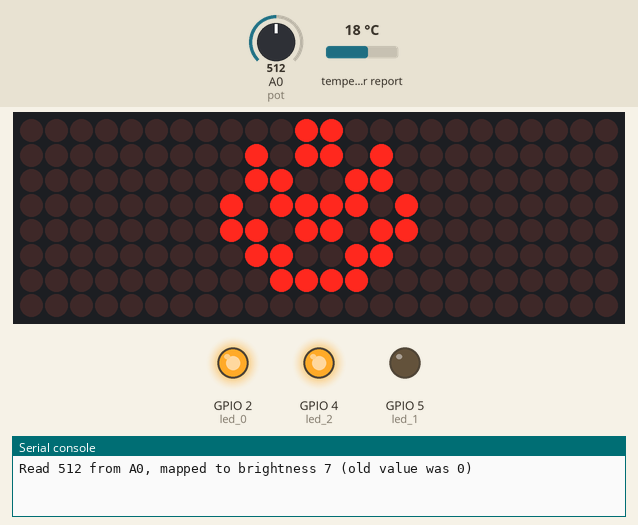
This program was run on a simulated ESP8266 board running MicroPython. Parts: 24×8 LED matrix, output pins drawn as LEDs (lit = HIGH, except the on-board LED, lit = LOW), the last lines printed to the serial console. The test bench sets the inputs (shaded band); at power-on: A0 (pot) = 512, temperature in the web weather report 18 °C (analog values on the 0–1023 scale). WiFi joins after 1.5 s; the clock reads 2024-03-15 10:24:30 at power-on unless the program sets it; requests to the public web service named in the program get a made-up reply in its usual format after 0.4 s (London, UTC, broken clouds, 64 % humidity, 1013 hPa unless stated); library files of the repository ran but are not shown: max7219.py, secrets.py; pins used as bus, display or sensor lines are not drawn.

Above: at 0.1 s.
At 3.2 s:
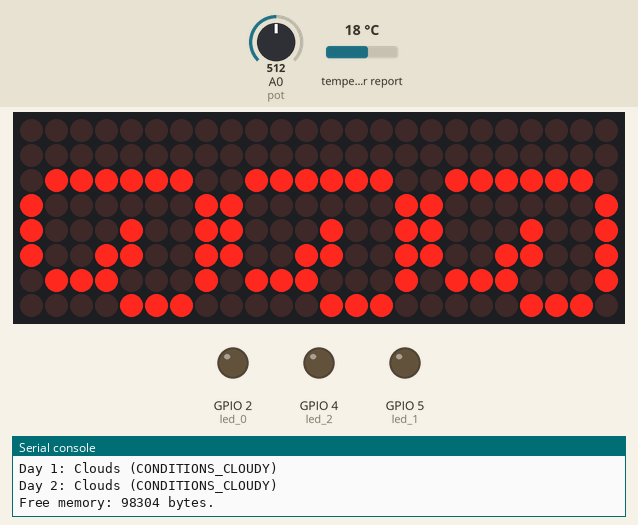
3.3 s: A0 (pot) set to 716
4.9 s: A0 (pot) set to 900
6.4 s: A0 (pot) set to 1023
At 32.61 s:
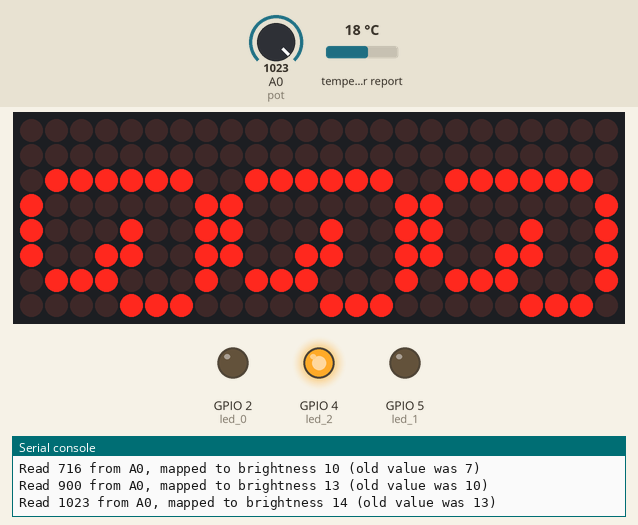
Timing chart, 0 to 34.1 s (numbered marks = the images above; inputs shaded):
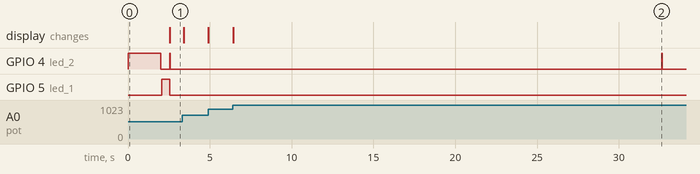

The program:

main.py
```python
# -*- coding: utf-8 -*-
#
# main.py
#
from machine import Pin, Signal, SPI, reset, ADC
from utime import sleep, ticks_ms, localtime
from max7219 import Matrix8x8
from network import WLAN, STA_IF
from ntptime import settime
import secrets
import symbols
import urequests as requests
import gc

# #############################################################################
# ### Configuration
# #############################################################################
#
# This is fairly static and does not need to be changed when deploying.
#

# How often to check for weather updates (milliseconds)
QUERY_DELAY   = 1800000 # 30 minutes

# How often to blink the LED (milliseconds)
BLINK_DELAY   =   30000 # 30 seconds

# How many failed attempts to fetch weather before displaying an error
FAILURE_THRESHOLD = 5

# Definitions
NUM_MATRICES  = 3  # How many 8x8 matrices are connected
CS_PIN        = 15 # GPIO 15 = D8 = CS
LED_0_PIN     = 2  # GPIO  2 = internal LED of the ESP8266
LED_1_PIN     = 5  # GPIO  5 = D1
LED_2_PIN     = 4  # GPIO  4 = D2
INSERTION_PIN = 0  # GPIO  0 = D3
SPI_BAUDRATE  = 10000000 # 10Mhz baudrate (default is 80Mhz)

# #############################################################################
# #############################################################################
# #############################################################################

# Fn: remap()
def remap(value, out_min=0.0, out_max=1.0, in_min=0.0, in_max=1024.0):
    """
    Maps a value from a given range (default 0-1024) to a new
    range (default 0.0 - 1.0). Works with int and float values.

    :param value:    The value to remap
    :param out_min:  The lower end of the output range
    :param out_max:  The upper end of the output range
    :param in_min:   The lower end of the input range
    :param in_max:   The upper end of the output range

    :return: The remapped value
    """
    return float(min(out_max, max(out_min, (float(value) - in_min) * (out_max - out_min) / (in_max - in_min) + out_min)))

# Fn: set_matrix_brightness()
def set_matrix_brightness(pot, display, old_brightness_value, min_brightness=0, max_brightness=15):
    """
    Fetches the daily weather forecast for a given
    location from OpenWeatherMap.

    :param pot:                  The trim potentiometer object to read the analog value from
    :param display:              The LED matrix display object to set the brightness on
    :param old_brightness_value: The previous brightness value
    :param min_brightness:       The minimum brightness supported by the LED matrix
    :param max_brightness:       The maximum brightness supported by the LED matrix

    :return: The brightness value

    :see: https://openweathermap.org/api/one-call-api#example
    """

    brightness_value = int(remap(pot.read(), min_brightness, max_brightness))

    if old_brightness_value != brightness_value:
        print("Read " + str(pot.read()) + " from A0, mapped to brightness " + str(brightness_value) + " (old value was " + str(old_brightness_value) + ")")
        display.brightness(brightness_value)

    return brightness_value

# Fn: get_weather()
def get_weather(lat, lon, api_key):
    """
    Fetches the daily weather forecast for a given
    location from OpenWeatherMap.

    :param lat:     Latitude of the location for which you want the forecast
    :param lon:     Longitude of the location for which you want the forecast
    :param api_key: API Key for [OpenWeatherMap](https://openweathermap.org)

    :return: response object

    :see: https://openweathermap.org/api/one-call-api#example
    """
    request_url = 'https://api.openweathermap.org/data/3.0/onecall' + \
        '?lat=' + str(lat) + \
        '&lon=' + str(lon) + \
        '&appid=' + str(api_key) + \
        '&exclude=current,minutely,hourly,alerts' + \
        '&units=metric' + \
        '&lang=en'

    try:
        response = requests.get(request_url)

        # If the response was not successful, return
        if response.status_code != 200:
            print("Weather API error:", str(response.status_code))
            return None

        # Get daily forecast part
        json_data = response.json()['daily']

        # Return just the daily forecasts for the next 3 days (memory reasons)
        return [ json_data[0], json_data[1], json_data[2] ]
    except Exception as err:
        print ("Exception in request:", err.__class__.__name__, err)
        raise err


# Map from OpenWeatherMap 'Main' conditions to 8x8 icons
# https://openweathermap.org/weather-conditions#Weather-Condition-Codes-2
conditions_map = {
    'Thunderstorm': 'CONDITIONS_STORM',
    'Drizzle':      'CONDITIONS_RAIN',
    'Rain':         'CONDITIONS_RAIN',
    'Snow':         'CONDITIONS_SNOW',
    'Mist':         'CONDITIONS_FOG',
    'Smoke':        'CONDITIONS_FOG',
    'Haze':         'CONDITIONS_FOG',
    'Dust':         'CONDITIONS_FOG',
    'Fog':          'CONDITIONS_FOG',
    'Sand':         'EXCLAMATION_MARK',
    'Ash':          'EXCLAMATION_MARK',
    'Squall':       'EXCLAMATION_MARK',
    'Tornado':      'EXCLAMATION_MARK',
    'Clear':        'CONDITIONS_SUNNY',
    'Clouds':       'CONDITIONS_CLOUDY'
}

# #############################################################################
# #############################################################################
# #############################################################################

# Declarations
spi     = SPI(1, baudrate=SPI_BAUDRATE, polarity=0, phase=0)
display = Matrix8x8(spi, Pin(CS_PIN, Pin.OUT), NUM_MATRICES)
wifi    = WLAN(STA_IF)
pot     = ADC(0)

# Leds
led_0 = Signal(LED_0_PIN, Pin.OUT, invert=True)
led_2 = Signal(LED_2_PIN, Pin.OUT, invert=False)
led_1 = Signal(LED_1_PIN, Pin.OUT, invert=False)

# Insertion detection
insertion = Signal(INSERTION_PIN, Pin.IN)

# Read brightness from trim pot at A0 and set it
brightness = set_matrix_brightness(pot, display, 0)

# Draw WiFi symbol
led_0.on()
led_2.on()
symbols.draw(symbols.WIFI, matrix=display, display=1, clear=True)
sleep(0.5)

# Enable garbage collector
gc.enable()

# Connect to WiFi
if not wifi.isconnected():
    print("Connecting to WiFI '" + secrets.WIFI_SSID + '"')
    wifi.active(True)
    wifi.connect(secrets.WIFI_SSID, secrets.WIFI_PASSWORD)
    while not wifi.isconnected():
        pass

    print('WiFi connected. Local IP: ', wifi.ifconfig()[0])

# Print free memory
print("Free memory: " + str(gc.mem_free()) + " bytes.")

# Set two timer
update_time = ticks_ms() - QUERY_DELAY
blink_time  = ticks_ms() - BLINK_DELAY

# Turn off all LEDs
led_2.off()
led_1.off()
led_0.off()

# Set time from NTP server
print('Setting time from NTP...')
try:
    settime()
except OSError as error:
    print('Failed to set time from NTP: ' + str(error))
    pass
print('Now: {}'.format(localtime()))

# #############################################################################

# Main loop
while True:

    # Prepare a failure counter
    failure_count = 0

    # If power jack is removed, lower brightness
    if insertion.value() == 0:
        display.brightness(0)
    else:
        # Read brightness from trim pot at A0 and set on display
        brightness = set_matrix_brightness(pot, display, brightness)

    # Turn off the display at night (if configured)
    current_hour = localtime()[3]
    if(current_hour >= secrets.DISPLAY_OFF_START or current_hour < secrets.DISPLAY_OFF_END):
        # If we're in night mode, turn off the display
        display.off()
    else:
        # If the display was off, turn it on and reset update_time to trigger a refresh
        if display.is_off():
            display.on()
            update_time = ticks_ms() + QUERY_DELAY

    # If we lose WiFi connection, reboot ESP8266
    if not wifi.isconnected():
        symbols.draw(symbols.WIFI, matrix=display, display=1, clear=True)
        sleep(3)
        print("WiFi disconnected, resetting.")
        led_2.on()
        led_1.on()
        sleep(1)
        reset()

    # Query and get weather JSON every QUERY_DELAY ms
    if ticks_ms() - update_time >= QUERY_DELAY:
        # Turn on LED
        led_1.on()

        # Set time from NTP server
        print('Setting time from NTP...')
        try:
            settime()
        except OSError as error:
            print('Failed to set time from NTP: ' + str(error))
            pass
        print('Now: {}'.format(localtime()))

        print('Fetching weather for ' + secrets.GEO_NAME + '...')
        try:
            weather = get_weather(secrets.GEO_LAT, secrets.GEO_LON, secrets.OW_API_KEY)
            print("Fetched weather successfully")

            # Clear failure counter
            failure_count = 0

        except Exception as err:
            print("Failed to fetch weather!")
            failure_count += 1
            weather = None

        # If the response failed FAILURE_THRESHOLD times, display ! ! !
        if weather == None and failure_count >= FAILURE_THRESHOLD:
            print("Failed to fetch weather " + str(FAILURE_THRESHOLD) + " times!")

            # Clear display
            display.fill(0)

            if not display.is_off():
                # Loop: 0, 1, 2
                for day in range(0, NUM_MATRICES):
                    symbols.draw(symbols.EXCLAMATION_MARK, matrix=display, display=day)

            # Display symbols
            display.show()

        # If the response was successful, update the LED matrices
        if weather != None:

            # Clear display
            display.fill(0)

            if not display.is_off():
                # Loop: 0, 1, 2
                for day in range(0, NUM_MATRICES):
                    condition = weather[day]['weather'][0]['main']
                    symbol_name = conditions_map.get(condition, symbols.QUESTION_MARK)
                    print("Day " + str(day) + ": " + condition + ' (' + symbol_name + ')')
                    symbol_data = getattr(symbols, symbol_name)
                    symbols.draw(symbol_data, matrix=display, display=day)

            # Display symbols
            display.show()

        # Turn off LED
        led_1.off()

        # Clean up
        response  = None
        condition = None

        # Collect garbage
        gc.collect()

        # Print free memory
        print("Free memory: " + str(gc.mem_free()) + " bytes.")

        # Reset update time
        update_time = ticks_ms()

    # Blink LED 2 led if BLINK_DELAY ms have passed since last blink
    if ticks_ms() - blink_time >= BLINK_DELAY:
        led_2.on()
        sleep(0.05)
        led_2.off()
        blink_time = ticks_ms()

    # Sleep
    sleep(0.1)
```

Source omitted: symbols.py (data table, 4154 bytes)
